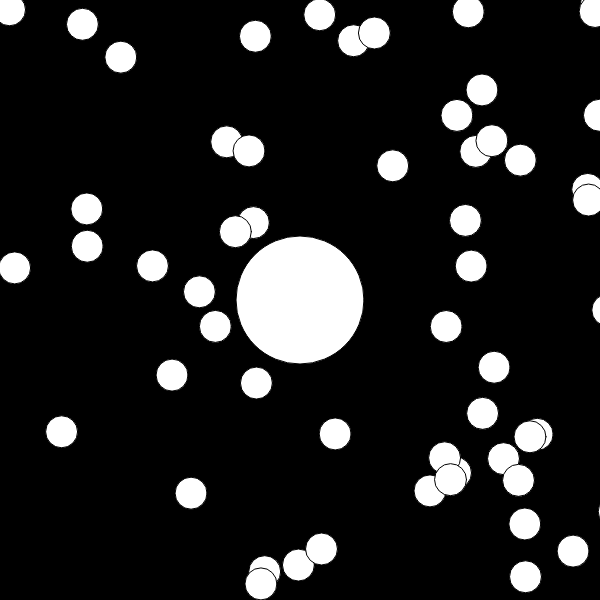
Frame 1 (no input)
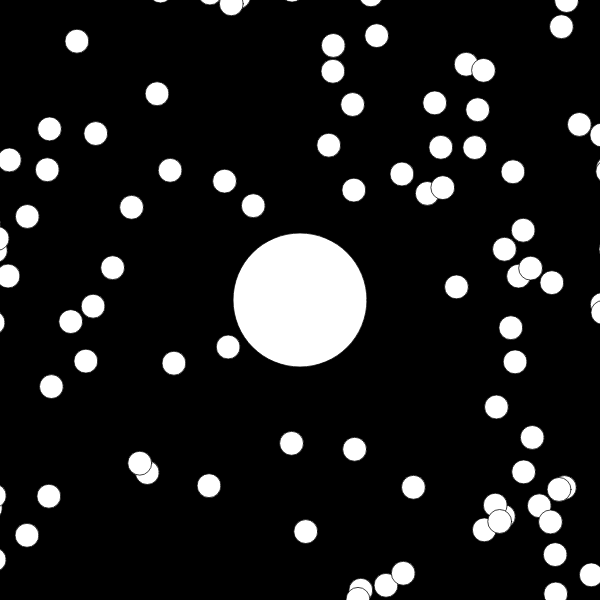
Frame 60 (no input)
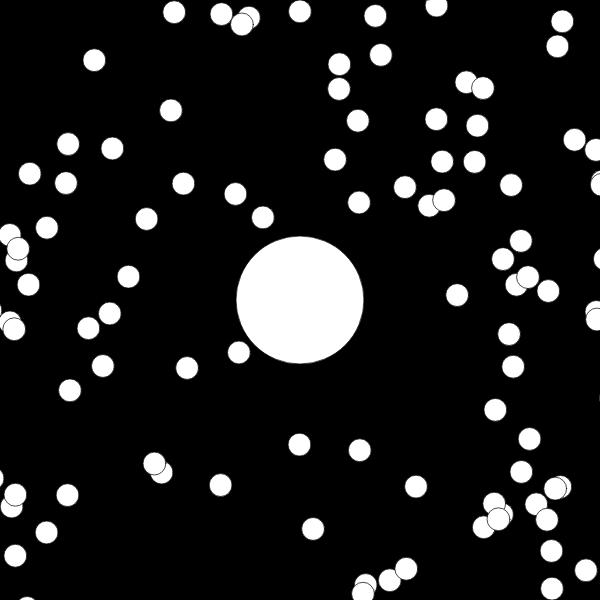
Frame 120 (the mouse pressed at the canvas centre since frame 60)

The p5.js sketch that drew these frames (run headless with seeded random() and noise() and a simulated clock; from frame 60 on, the mouse is pressed at the canvas centre):

// p5.js sketch
// ── sketch.js
var blob;

var blobs = [];
var zoom = 1;

function setup() {
  createCanvas(600, 600);
  blob = new Blob(0, 0, 64);
  for(var i = 0; i < 200; i++){
    var x = random(-width,width);
    var y = random(-height,height);
    blobs[i] = new Blob(x, y, 16);
  }
}

function draw() {
  background(0);
  
  translate(width/2, height/2);
  var newzoom = 64 / blob.r;
  scale(zoom);
  zoom = lerp(zoom, newzoom, 0.1);
  translate(-blob.pos.x, -blob.pos.y);

  for(var i = blobs.length-1; i >=0; i--) {
     blobs[i].show();
    if (blob.eats(blobs[i])) {
      blobs.splice(i, 1);
    }
  }
  
  blob.show();
  blob.update();
}

// ── main.js
function Blob(x, y, r) {
  this.pos = createVector(x, y);
  this.r = r;
  this.vel = createVector(0, 0);
  
  this.update = function() {
    var newvel = createVector(mouseX-width/2, mouseY-height/2);
    newvel.setMag(3);
    this.vel.lerp(newvel, 0.2);
    this.pos.add(this.vel);
  }
  
  this.eats = function(other) {
    var d = p5.Vector.dist(this.pos, other.pos);
    if (d < this.r + other.r) {
      var sum = PI * this.r * this.r + PI * other.r * other.r;
      //this.r = 10*sqrt(sum / PI);
      this.r += other.r*0.2;
      return true;
    } else {
      return false;
    }
    
  }
  
  this.show = function() {
    fill(255);
    ellipse(this.pos.x, this.pos.y, this.r*2, this.r*2);
  }
}
